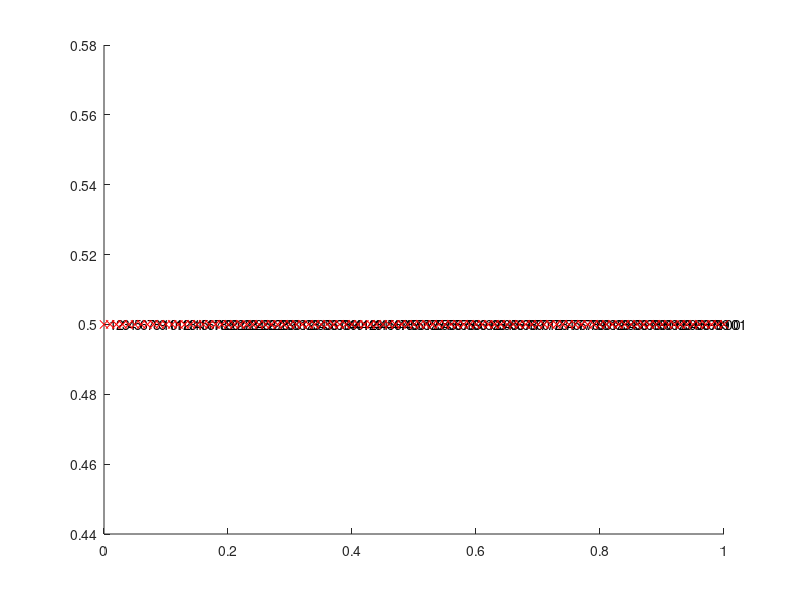

The MATLAB script that drew this image: (Note: this script raises an error after producing the figure.)
cla
clf

% Testing the accuracy of the clustering algorithm

% Add other directories to path
path(path,'../util/'); % Help functions
path(path,'../lib/'); % Help functions

N = 100;
n_agents = [10];
nof_cluster = 5;
ideas_space_size = 1;
ideas_space_dim = 2;
clusterTightness = [0, 0.01, 0.05, 0.1, 0.15, 0.2];
clusterTightness = 0.2;
PLOT = 1;

nSizes = size(n_agents,2);
nTights = size(clusterTightness,2);
cs_means_by_nA = zeros(nSizes,1);
cs_stds_by_nA = zeros(nSizes,1);

for j = 1:nSizes
    nA = n_agents(j);
    % Number of clusters found.
    cs = zeros(N,1);
    
    for k = 1:nTights
    
        nT = clusterTightness(k);
        
        for i = 1:N
            rng shuffle
            %pos = initial_pos_clustered(nof_cluster,nT, nA,...
            %                            ideas_space_size,ideas_space_dim);
            
            % 101 agents spaced every 0.01 it creates 7 clusters
            % Position in line
            xs = 0:0.01:1;
            pos = [xs; 0.5*ones(1,length(xs))]
            
            if (PLOT)
                clf
                text(pos(1,:),pos(2,:), num2str([1:length(pos)]'));
                %pause(1);
            end
            X = pos';
            hold on
            plot(X(:,1),X(:,2),'rx');
            hold off
            
            Y = pdist(X,'euclidean');
            Ys = squareform(Y)
            Z = linkage(Y,'average');
            %    cophenet(Z,Y);
            %    [H,T] = dendrogram(Z,'colorthreshold','default');
            %    [H,T] = dendrogram(Z,'colorthreshold',0.1);
            %    set(H,'LineWidth',2)
            %T = cluster(Z,'cutoff',1.2)
            T = cluster(Z,'cutoff', 0.1, 'criterion', 'distance')
            maxC = max(T);
            
            cs(i) = C;
        end
        
        cs_means_by_nA(k) = mean(cs);
        cs_stds_by_nA(k) = std(cs);
    end
    
   
end

hold on;
plot(clusterTightness, cs_means_by_nA - 5, 'rx');
plot(clusterTightness, cs_stds_by_nA, 'bo');
title('Difference between clusters detected and placed, by cluster tightness. Agents placed in 5 clusters, with a spread radius of X (avg over 100 rounds)');
legend('avg', 'std', 'Location', 'SouthEast');
hold off;

% With 1000 repetitions, for 100 agents randomly positioned
% I get on average 41.33 clusters with 2.5 std

% With 1000 repetitions, for 10 agents randomly positioned
% I get on average 8.8 clusters with 0.9 std


% With 1000 repetitions, for 200 agents randomly positioned
% I get on average 52.3 clusters with 2.6 std




